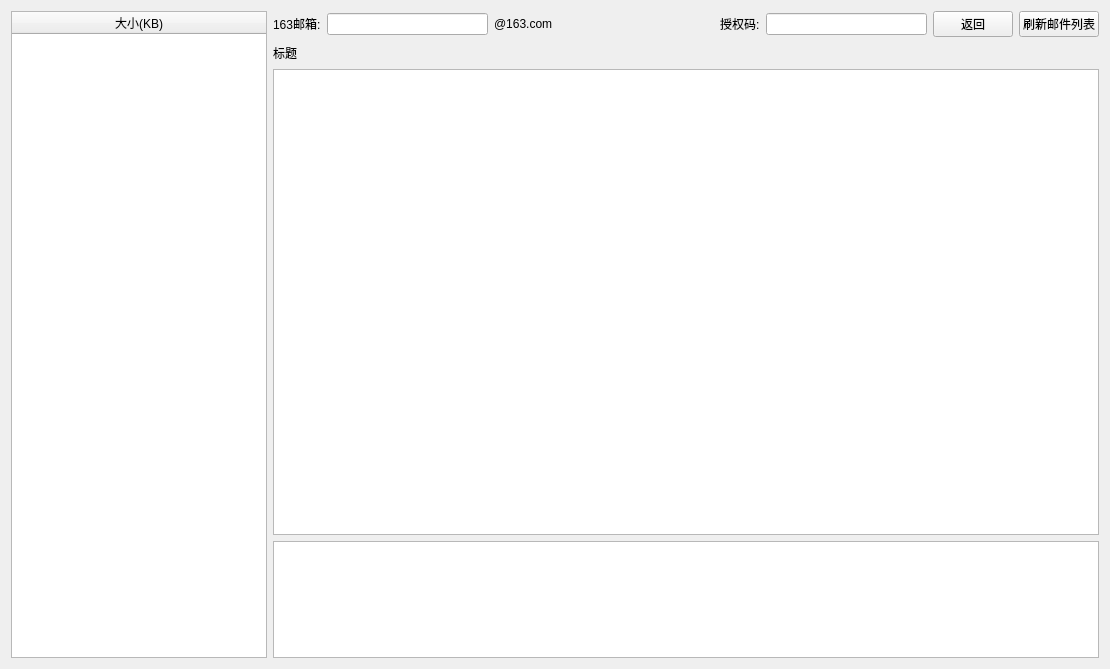
<?xml version="1.0" encoding="UTF-8"?>
<ui version="4.0">
 <class>recvemail</class>
 <widget class="QWidget" name="recvemail">
  <property name="geometry">
   <rect>
    <x>0</x>
    <y>0</y>
    <width>1110</width>
    <height>669</height>
   </rect>
  </property>
  <property name="windowTitle">
   <string>接收邮件</string>
  </property>
  <layout class="QHBoxLayout" name="horizontalLayout_3">
   <item>
    <widget class="QTableWidget" name="emailTable">
     <property name="sizePolicy">
      <sizepolicy hsizetype="Minimum" vsizetype="Expanding">
       <horstretch>0</horstretch>
       <verstretch>0</verstretch>
      </sizepolicy>
     </property>
     <attribute name="horizontalHeaderCascadingSectionResizes">
      <bool>false</bool>
     </attribute>
     <attribute name="horizontalHeaderShowSortIndicator" stdset="0">
      <bool>false</bool>
     </attribute>
     <attribute name="horizontalHeaderStretchLastSection">
      <bool>true</bool>
     </attribute>
     <column>
      <property name="text">
       <string>大小(KB)</string>
      </property>
     </column>
    </widget>
   </item>
   <item>
    <layout class="QVBoxLayout" name="verticalLayout">
     <item>
      <layout class="QHBoxLayout" name="horizontalLayout">
       <item>
        <widget class="QLabel" name="label">
         <property name="text">
          <string>163邮箱:</string>
         </property>
        </widget>
       </item>
       <item>
        <widget class="QLineEdit" name="email"/>
       </item>
       <item>
        <widget class="QLabel" name="label_2">
         <property name="text">
          <string>@163.com</string>
         </property>
        </widget>
       </item>
       <item>
        <spacer name="horizontalSpacer">
         <property name="orientation">
          <enum>Qt::Horizontal</enum>
         </property>
         <property name="sizeHint" stdset="0">
          <size>
           <width>40</width>
           <height>20</height>
          </size>
         </property>
        </spacer>
       </item>
       <item>
        <widget class="QLabel" name="label_3">
         <property name="text">
          <string>授权码:</string>
         </property>
        </widget>
       </item>
       <item>
        <widget class="QLineEdit" name="password"/>
       </item>
       <item>
        <widget class="QPushButton" name="exit">
         <property name="text">
          <string>返回</string>
         </property>
        </widget>
       </item>
       <item>
        <widget class="QPushButton" name="refresh">
         <property name="text">
          <string>刷新邮件列表</string>
         </property>
        </widget>
       </item>
      </layout>
     </item>
     <item>
      <layout class="QHBoxLayout" name="horizontalLayout_2">
       <item>
        <widget class="QLabel" name="subject">
         <property name="text">
          <string>标题</string>
         </property>
        </widget>
       </item>
       <item>
        <spacer name="horizontalSpacer_2">
         <property name="orientation">
          <enum>Qt::Horizontal</enum>
         </property>
         <property name="sizeHint" stdset="0">
          <size>
           <width>40</width>
           <height>20</height>
          </size>
         </property>
        </spacer>
       </item>
       <item>
        <widget class="QLabel" name="fromEmail">
         <property name="text">
          <string/>
         </property>
        </widget>
       </item>
       <item>
        <spacer name="horizontalSpacer_3">
         <property name="orientation">
          <enum>Qt::Horizontal</enum>
         </property>
         <property name="sizeHint" stdset="0">
          <size>
           <width>40</width>
           <height>20</height>
          </size>
         </property>
        </spacer>
       </item>
       <item>
        <widget class="QLabel" name="date">
         <property name="text">
          <string/>
         </property>
        </widget>
       </item>
      </layout>
     </item>
     <item>
      <widget class="QTextEdit" name="context">
       <property name="sizePolicy">
        <sizepolicy hsizetype="Expanding" vsizetype="Expanding">
         <horstretch>0</horstretch>
         <verstretch>4</verstretch>
        </sizepolicy>
       </property>
      </widget>
     </item>
     <item>
      <widget class="QTextEdit" name="info">
       <property name="sizePolicy">
        <sizepolicy hsizetype="Expanding" vsizetype="Expanding">
         <horstretch>0</horstretch>
         <verstretch>1</verstretch>
        </sizepolicy>
       </property>
      </widget>
     </item>
    </layout>
   </item>
  </layout>
 </widget>
 <resources/>
 <connections/>
</ui>
